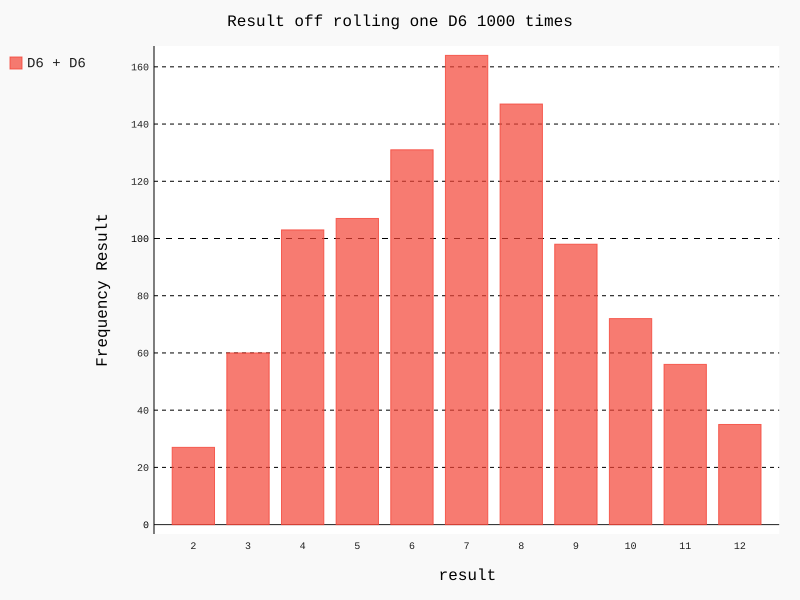

Write the Python code that produced this figure.
from re import I
from die import Die
import pygal

# 创建一个撒子，并将结果返回列表
die_1 = Die()
die_2 = Die()
# 每扔一次都把结果都放在数组上
results = []
for roll_num in range(1000):
    result = die_1.roll() + die_2.roll()
    results.append(result)
# 分析结果 分析每一面 1，2，3，4，5，6 每面出现次数
frequencies = []
max_result = die_1.num_sides + die_2.num_sides
for value in range(2, max_result+1):
    frequency = results.count(value)
    frequencies.append(frequency)

# 对结果可视化
hist = pygal.Bar()
hist.title = "Result off rolling one D6 1000 times"
# hist.x_labels = ["2", "3", "4", "5", "6", "7", "8", "9", "10", "11", "12" ]
# 色子个数 到两个色子面的最大数之和
hist.x_labels = [str(x) for x in range(2,die_1.num_sides+die_2.num_sides+1)]
hist.x_title = "result"
hist.y_title = "Frequency Result"

hist.add("D6 + D6", frequencies)
hist.render_to_file("dice_visual.svg")
